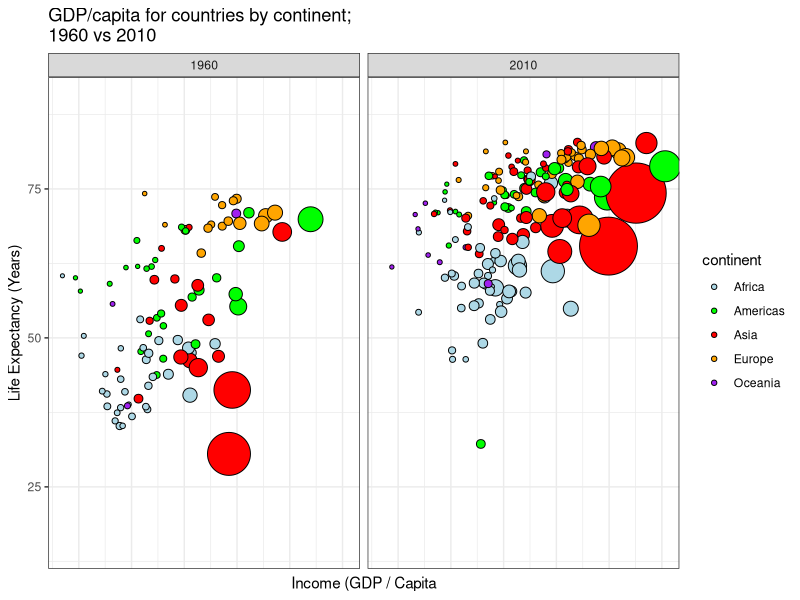

Reproduce this figure in R.
## ---- chunk 1
# load packages
library(tidyverse)
library(dslabs)

# <write here what you tqhink the following line does, run the code first>
data(package = "dslabs")

# click on the "Environment" panel [top-right RStudio Window] and 
# click on "gapminder" ------------------------------------------------------->
data("gapminder", package = "dslabs") 
names(gapminder)

# <comment on the code that follows, can you add a comment on each line?>
gapminder %>%
  dplyr::filter(year == "2010" | year == "1960") %>%
  ggplot(aes(x = log10(gdp), y = life_expectancy)) +
  geom_point(aes(fill =continent,
                 size = population), 
             show.legend = TRUE, 
             shape = 21) +
  scale_fill_manual(
    values = c("lightblue", 
               "green", 
               "red",
               "orange",
               "purple")) +
  scale_size(range = c(1,20), guide = "none") +
  coord_cartesian(ylim = c(15, 90)) +
  labs(
    x = "Income (GDP / Capita",
    y = "Life Expectancy (Years)"
  ) +
  theme_bw() +
  theme(axis.text.x=element_blank(),
        axis.ticks.x=element_blank()) +
  ggtitle("GDP/capita for countries by continent; \n1960 vs 2010") +
  facet_wrap(~year)
